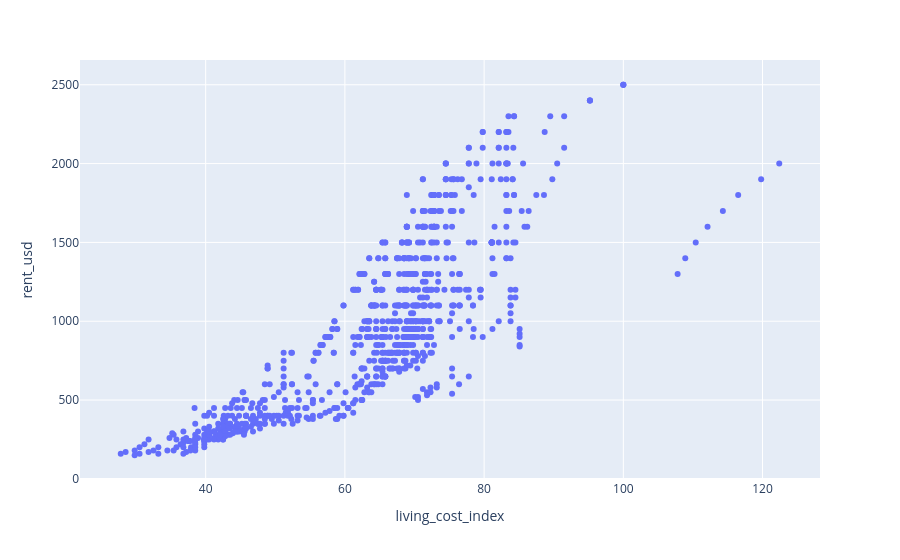

The notebook cell saved with this chart:
### Code cell
px.scatter(df,x="living_cost_index",y="rent_usd")

### Figure 1 — Plotly figure (JSON) as saved in the notebook; plotly's stock layout.template omitted (floating-point values rounded to 4 significant figures; data arrays with more than 128 entries replaced by an {"elided": "..."} marker saying what was removed)
{"data": [{"hovertemplate": "living_cost_index=%{x}<br>rent_usd=%{y}<extra></extra>", "legendgroup": "", "marker": {"color": "#636efa", "symbol": "circle"}, "mode": "markers", "name": "", "orientation": "v", "showlegend": false, "type": "scatter", "x": {"elided": "907 float values"}, "xaxis": "x", "y": {"elided": "907 int values"}, "yaxis": "y"}], "layout": {"legend": {"tracegroupgap": 0}, "margin": {"t": 60}, "xaxis": {"anchor": "y", "domain": [0, 1], "title": {"text": "living_cost_index"}}, "yaxis": {"anchor": "x", "domain": [0, 1], "title": {"text": "rent_usd"}}}}
